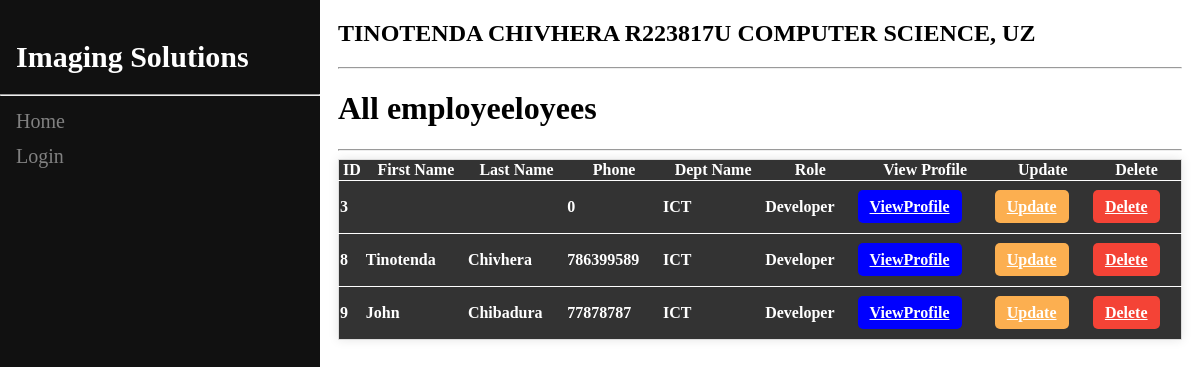
Page /all_user on the earlier database version.
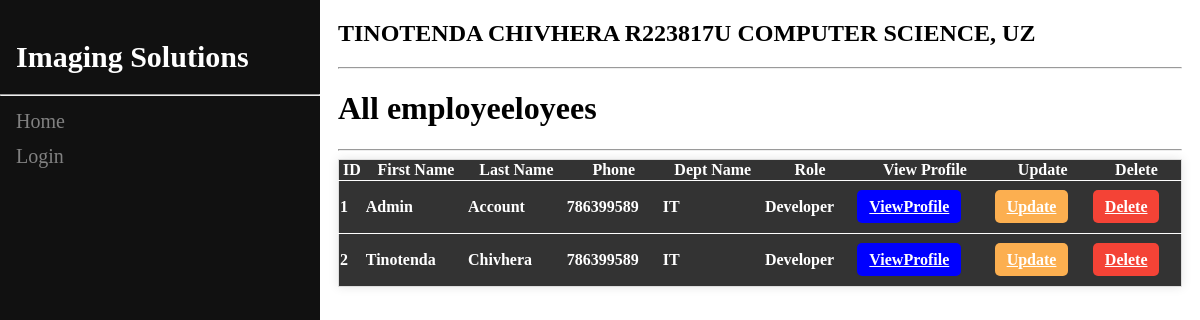
Same page on the later database version.
### ems/models.py (models this page shows, shortened)
class User(AbstractUser):
    phone = models.IntegerField(default=0, null=True, blank=True)
    dept = models.ForeignKey(Department, on_delete=models.CASCADE,related_name="dept", default=1)
    role = models.ForeignKey(Role, on_delete=models.CASCADE,related_name="role", default=1)
    hours_worked = models.IntegerField(default=0, null=True, blank=True)

class Department(models.Model):
    name = models.CharField(max_length=100, null=False)

class Role(models.Model):
    name = models.CharField(max_length=50)

### ems/views.py (the view)
# urls.py: path('all_user',views.all_user , name = 'all_user'),
def all_user(request):
    queryset = User.objects.all()
    context = {"employees":queryset}
    return render(request, "all_user.html", context)

### ems/templates/all_user.html (shortened to what this page needs)
{% extends 'super_base.html' %}
{% block content %}
    <div class="container-fluid">
        <h1>All employeeloyees</h1>
        <hr>
        <table class="table">
            <thead>
              <tr>
                <th scope="col">ID</th>
                <th scope="col">First Name</th>
                <th scope="col">Last Name</th>
                <th scope="col">Phone</th>
                <th scope="col">Dept Name</th>
                <th scope="col">Role</th>
                <th scope="col">View Profile</th>
                <th scope="col">Update</th>
                <th scope="col">Delete</th>
              </tr>
            </thead>
            {%for employee in employees%}
            <tbody>
              <tr>
                <td>{{employee.id}}</td>
                <td>{{employee.first_name}}</td>
                <td>{{employee.last_name}}</td>
                <td>{{employee.phone}}</td>
                <td>{{employee.dept.name}}</td>
                <td>{{employee.role.name}}</td>
                <td>
                  <p>{{ object.name }} <a href="{% url 'view_profile' employee.id %}" class="view-btn">ViewProfile</a></p>
              </td>
                <td>
                    <p>{{ object.name }} <a href="{% url 'update_user' employee.id %}" class="update-btn">Update</a></p>
                </td>
                <td>
                  <p>{{ object.name }} <a href="{% url 'delete_user_id' employee.id %}" class="delete-btn">Delete</a></p>
              </td>
              </tr>
            </tbody>
            {% endfor %}
          </table>
    </div>
{% endblock %}

### ems/templates/super_base.html (shortened to what this page needs)
<!DOCTYPE html>
<html lang="en">
<head>
</head>
<body>
<div class="sidenav">
    <h1 class="headi">Imaging Solutions</h1>
    <hr class="">
    <a href="/">Home</a>
    {% if request.user.is_authenticated %}
    <a class="nav-menu" href="{% url 'add_user' %}" role="button">Add an Employee</a>
    <a class="nav-menu" href="{% url 'all_user' %}" role="button">View & Update Employees</a>
    <a class="nav-menu" href="{% url 'bulk_upload' %}" role="button">Bulk Add Employees</a>
    <a class="nav-menu" href="{% url 'filter_user' %}" role="button">Search Employees</a>
    <a class="nav-menu" href="{% url 'assign_task' %}" role="button">Assign Tasks</a>
    <a class="nav-menu" href="{% url 'approve_leave' %}" role="button">Leave Applications</a>
    {% else %}
    <a href="{% url 'login' %}">Login</a>
    {% endif %}
</div>
<div class="main">
    <div class="">
        <div class="">
            <h2 class="">TINOTENDA CHIVHERA R223817U COMPUTER SCIENCE, UZ</h2>
            <hr class="">
            {% block content %}
            {% endblock %}
        </div>
    </div>
</div>
</body>
</html>

### ems/templates/super_base.html (style rules this page uses)
.sidenav { height: 100%; width: 320px; position: fixed; z-index: 1; top: 0; left: 0; background-color: #111; overflow-x: hidden; padding-top: 20px; }
.sidenav a { padding: 6px 8px 6px 16px; text-decoration: none; font-size: 20px; color: #818181; display: block; }
.headi { padding: 0px 4px 0px 16px; text-decoration: none; font-size: 30px; color: #fff; display: block; }
.main { margin-left: 320px; padding: 0px 10px; }
table { border-collapse: collapse; width: 100%; font-size: 16px; border: 1px solid #ddd; box-shadow: 0 0 10px rgba(0,0,0,0.1); }
th, td { background-color: #333; color: #fff; font-weight: bold; }
td { border-top: 1px solid #fff; }
.update-btn, .delete-btn, .view-btn, .vieww-btn { padding: 8px 12px; border: none; border-radius: 5px; cursor: pointer; }
.update-btn { background-color: #FCAF50; color: #fff; }
.view-btn { background-color: blue; color: #fff; }
.delete-btn { background-color: #F44336; color: #fff; }
tbody tr:nth-child(odd) { background-color: #fff; }

Differences in the rows shown:
removed User: id "3", phone "0", dept.name "ICT", role.name "Developer"
removed User: id "8", first_name "Tinotenda", last_name "Chivhera", phone "786399589", dept.name "ICT", role.name "Developer"
removed User: id "9", first_name "John", last_name "Chibadura", phone "77878787", dept.name "ICT", role.name "Developer"
added User: id "1", first_name "Admin", last_name "Account", phone "786399589", dept.name "IT", role.name "Developer"
added User: id "2", first_name "Tinotenda", last_name "Chivhera", phone "786399589", dept.name "IT", role.name "Developer"
